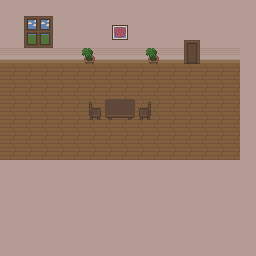

This is a level from a 2D game, rendered from its Tiled map with the project's own tilesets. A one-line summary and the complete map file follow:
An orthogonal 32x32 tile map with 8x8 px tiles, 1 tile layer (Tile Layer 1).

<map version="1.10" tiledversion="1.10.2" orientation="orthogonal" renderorder="right-down" width="32" height="32" tilewidth="8" tileheight="8" infinite="0" nextlayerid="2" nextobjectid="1">
 <editorsettings>
  <export target="../starthousetilemap.c" format="gba" />
 </editorsettings>
 <tileset firstgid="1" source="starthousetileset.tsx" />
 <layer id="1" name="Tile Layer 1" width="32" height="32">
  <data encoding="csv">
35,36,35,36,35,36,35,36,35,36,35,36,35,36,35,36,35,36,35,36,35,36,35,36,35,36,35,36,35,36,35,36,
35,36,35,36,35,36,35,36,35,36,35,36,35,36,35,36,35,36,35,36,35,36,35,36,35,36,35,36,35,36,35,36,
35,36,35,25,26,27,28,36,35,36,35,36,35,36,35,36,35,36,35,36,35,36,35,36,35,36,35,36,35,36,35,36,
35,36,35,45,46,47,48,36,35,36,35,36,35,36,121,122,35,36,35,36,35,36,35,36,35,36,35,36,35,36,35,36,
35,36,35,65,66,67,68,36,35,36,35,36,35,36,141,142,35,36,35,36,35,36,35,36,35,36,35,36,35,36,35,36,
35,36,35,85,86,87,88,36,35,36,35,36,35,36,35,36,35,36,35,36,35,36,35,105,106,36,35,36,35,36,35,36,
55,56,55,56,55,56,55,56,55,56,57,58,55,56,55,56,55,56,57,58,55,56,55,125,126,56,55,56,55,56,35,36,
75,76,75,76,75,76,75,76,75,76,77,78,75,76,75,76,75,76,77,78,75,76,75,145,146,76,75,76,75,76,35,36,
59,60,59,60,59,60,59,60,59,60,59,60,59,60,59,60,59,60,59,60,59,60,59,60,59,60,59,60,59,60,35,36,
79,80,79,80,79,80,79,80,79,80,79,80,79,80,79,80,79,80,79,80,79,80,79,80,79,80,79,80,79,80,35,36,
59,60,59,60,59,60,59,60,59,60,59,60,59,60,59,60,59,60,59,60,59,60,59,60,59,60,59,60,59,60,35,36,
79,80,79,80,79,80,79,80,79,80,79,80,79,80,79,80,79,80,79,80,79,80,79,80,79,80,79,80,79,80,35,36,
59,60,59,60,59,60,59,60,59,60,59,29,30,21,22,23,24,31,32,60,59,60,59,60,59,60,59,60,59,60,35,36,
79,80,79,80,79,80,79,80,79,80,79,49,50,41,42,43,44,51,52,80,79,80,79,80,79,80,79,80,79,80,35,36,
59,60,59,60,59,60,59,60,59,60,59,69,70,61,62,63,64,71,72,60,59,60,59,60,59,60,59,60,59,60,35,36,
79,80,79,80,79,80,79,80,79,80,79,80,79,80,79,80,79,80,79,80,79,80,79,80,79,80,79,80,79,80,35,36,
59,60,59,60,59,60,59,60,59,60,59,60,59,60,59,60,59,60,59,60,59,60,59,60,59,60,59,60,59,60,35,36,
79,80,79,80,79,80,79,80,79,80,79,80,79,80,79,80,79,80,79,80,79,80,79,80,79,80,79,80,79,80,35,36,
59,60,59,60,59,60,59,60,59,60,59,60,59,60,59,60,59,60,59,60,59,60,59,60,59,60,59,60,59,60,35,36,
79,80,79,80,79,80,79,80,79,80,79,80,79,80,79,80,79,80,79,80,79,80,79,80,79,80,79,80,79,80,35,36,
35,36,35,36,35,36,35,36,35,36,35,36,35,36,35,36,35,36,35,36,35,36,35,36,35,36,35,36,35,36,35,36,
35,36,35,36,35,36,35,36,35,36,35,36,35,36,35,36,35,36,35,36,35,36,35,36,35,36,35,36,35,36,35,36,
35,36,35,36,35,36,35,36,35,36,35,36,35,36,35,36,35,36,35,36,35,36,35,36,35,36,35,36,35,36,35,36,
35,36,35,36,35,36,35,36,35,36,35,36,35,36,35,36,35,36,35,36,35,36,35,36,35,36,35,36,35,36,35,36,
35,36,35,36,35,36,35,36,35,36,35,36,35,36,35,36,35,36,35,36,35,36,35,36,35,36,35,36,35,36,35,36,
35,36,35,36,35,36,35,36,35,36,35,36,35,36,35,36,35,36,35,36,35,36,35,36,35,36,35,36,35,36,35,36,
35,36,35,36,35,36,35,36,35,36,35,36,35,36,35,36,35,36,35,36,35,36,35,36,35,36,35,36,35,36,35,36,
35,36,35,36,35,36,35,36,35,36,35,36,35,36,35,36,35,36,35,36,35,36,35,36,35,36,35,36,35,36,35,36,
35,36,35,36,35,36,35,36,35,36,35,36,35,36,35,36,35,36,35,36,35,36,35,36,35,36,35,36,35,36,35,36,
35,36,35,36,35,36,35,36,35,36,35,36,35,36,35,36,35,36,35,36,35,36,35,36,35,36,35,36,35,36,35,36,
35,36,35,36,35,36,35,36,35,36,35,36,35,36,35,36,35,36,35,36,35,36,35,36,35,36,35,36,35,36,35,36,
35,36,35,36,35,36,35,36,35,36,35,36,35,36,35,36,35,36,35,36,35,36,35,36,35,36,35,36,35,36,35,36
</data>
 </layer>
</map>
